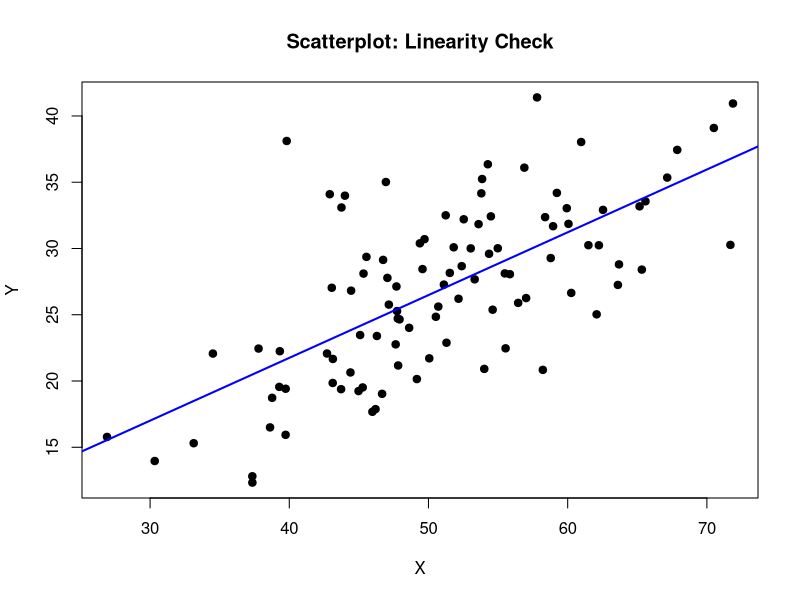
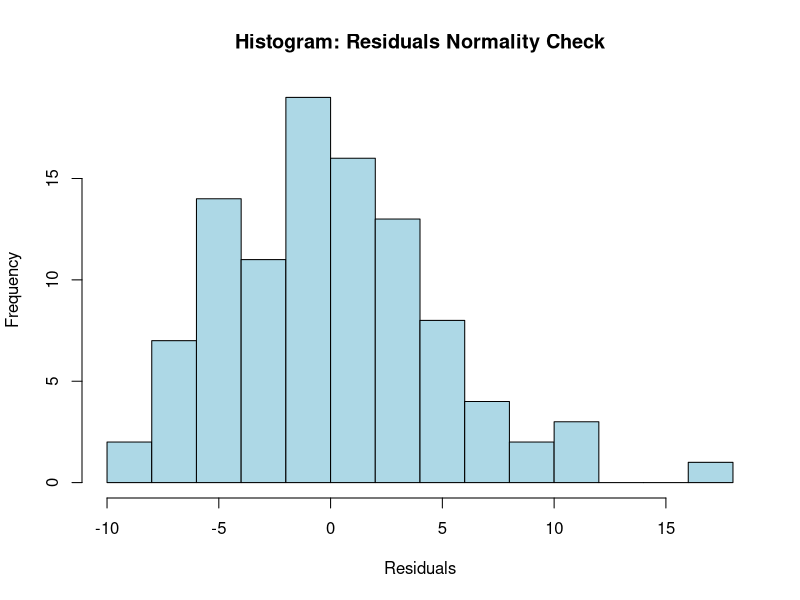
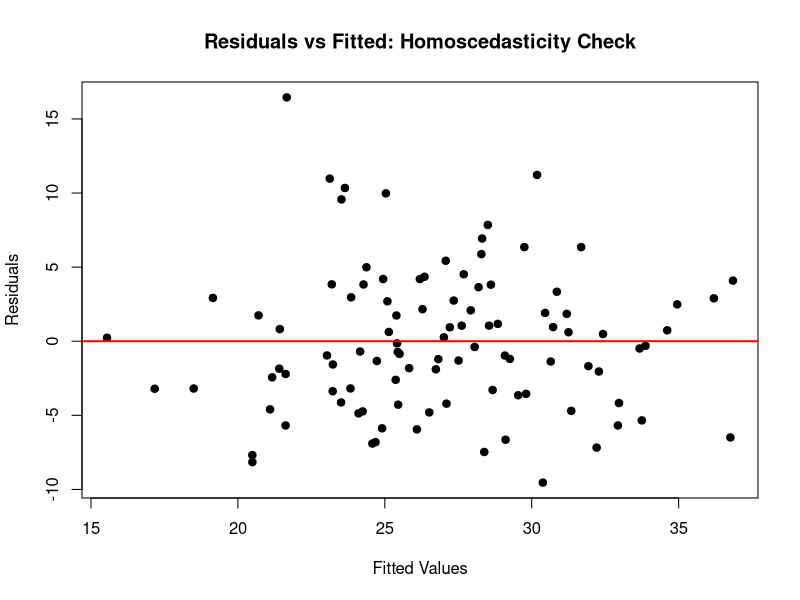
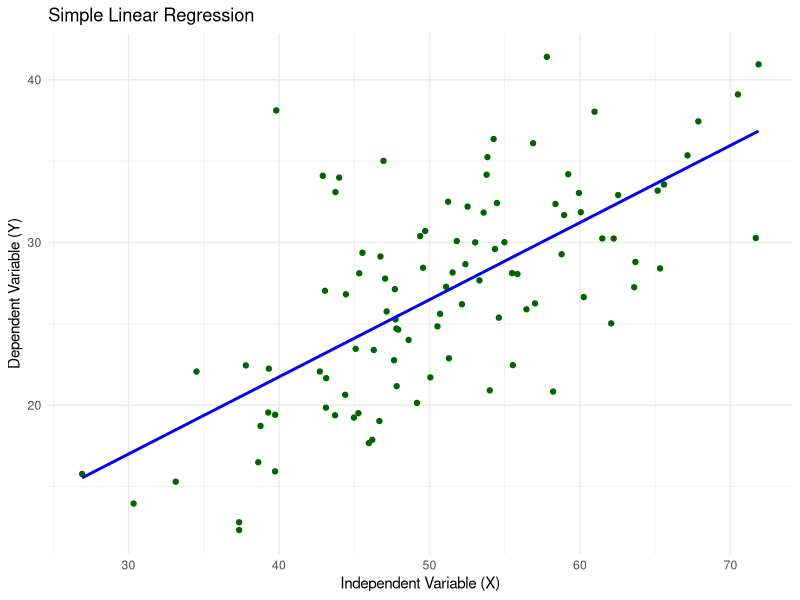

The R script that drew these images, in order:
# Load necessary libraries
library(ggplot2)

# Step 1: Generate Simulated Data
set.seed(123) # For reproducibility
n <- 100 # Number of observations
x <- rnorm(n, mean = 50, sd = 10) # Independent variable
y <- 2 + 0.5 * x + rnorm(n, mean = 0, sd = 5) # Dependent variable

# Create a data frame
data <- data.frame(x = x, y = y)

# Step 2: Check Assumptions
# 2.1. Linearity Assumption
plot(data$x, data$y, main = "Scatterplot: Linearity Check", xlab = "X", ylab = "Y", pch = 19)
abline(lm(y ~ x, data = data), col = "blue", lwd = 2)

# 2.2. Normality of Residuals
model <- lm(y ~ x, data = data)
residuals <- model$residuals
hist(residuals, main = "Histogram: Residuals Normality Check", xlab = "Residuals", breaks = 10, col = "lightblue")

# 2.3. Homoscedasticity (Constant Variance)
plot(model$fitted.values, residuals, main = "Residuals vs Fitted: Homoscedasticity Check", 
     xlab = "Fitted Values", ylab = "Residuals", pch = 19)
abline(h = 0, col = "red", lwd = 2)

# Step 3: Analysis
summary(model)

# Step 4: Visualization
# Scatterplot with regression line
scatter_plot <- ggplot(data, aes(x = x, y = y)) +
  geom_point(color = "darkgreen") +
  geom_smooth(method = "lm", formula = y ~ x, color = "blue", se = FALSE) +
  labs(title = "Simple Linear Regression", x = "Independent Variable (X)", y = "Dependent Variable (Y)") +
  theme_minimal()

print(scatter_plot)

# Step 5: Interpretation
# Interpreting the regression summary
cat("Interpretation:\n")
cat("1. The coefficient for the independent variable (x) represents the expected change in the dependent variable (y) for a one-unit change in x.\n")
cat("2. The p-value for the x coefficient tests the null hypothesis that the coefficient is equal to 0. A small p-value (typically < 0.05) indicates a significant relationship.\n")
cat("3. The R-squared value indicates the proportion of variance in y explained by x.\n")
